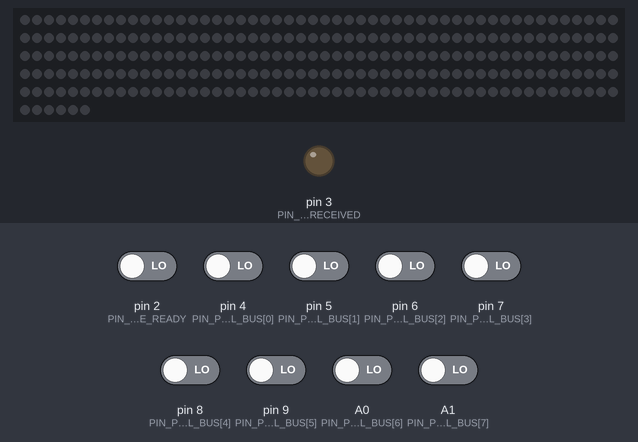
Simulated run of this sketch. Board: Arduino Uno, built with avr-gcc and run on an emulated ATmega328P. Shown: 256 RGB LEDs in strip order, left to right, continuing on the next row, output pins drawn as LEDs (lit = HIGH). The test bench sets the inputs (shaded band); at power-on: A0 (PIN_PARALLEL_BUS[6]), A1 (PIN_PARALLEL_BUS[7]), pin 2 (PIN_BYTE_READY), pin 4 (PIN_PARALLEL_BUS[0]), pin 5 (PIN_PARALLEL_BUS[1]), pin 6 (PIN_PARALLEL_BUS[2]), pin 7 (PIN_PARALLEL_BUS[3]), pin 8 (PIN_PARALLEL_BUS[4]), pin 9 (PIN_PARALLEL_BUS[5]) LOW.

Above: at 1.2 s.
1.3 s: pin 2 (PIN_BYTE_READY) driven HIGH
At 1.7 s:
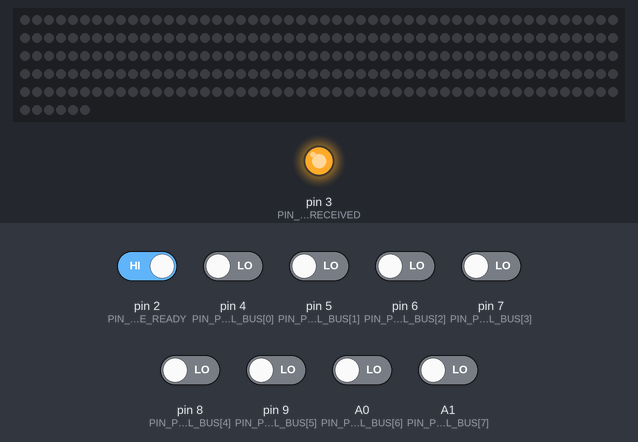
2.8 s: pin 2 (PIN_BYTE_READY) driven LOW
At 4.0 s:
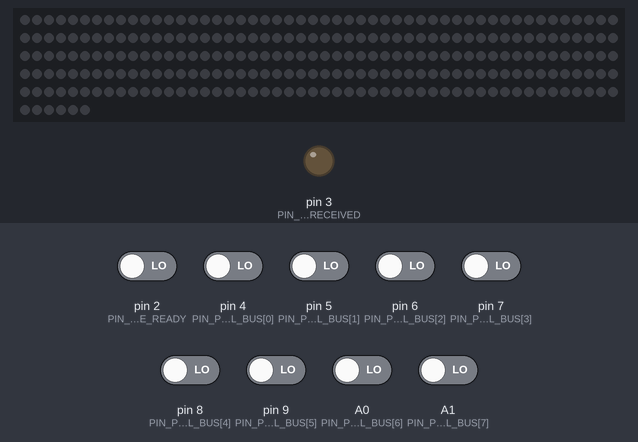
Timing chart, 0 to 5.8 s (numbered marks = the images above; inputs shaded):
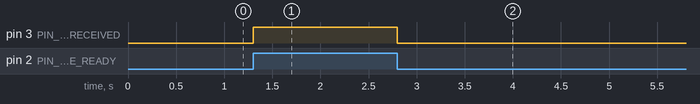

The sketch:

LEDController.ino
```cpp
#include <Adafruit_NeoPixel.h>
#include "LED_Constants.h"
#include "PB_Worker.h"

Adafruit_NeoPixel strip = Adafruit_NeoPixel(PANEL_NUM_PIXELS, PANEL_PIN, NEO_GRB + NEO_KHZ800);
PB_Worker pb_worker = PB_Worker();


// since LED matrix is wired in a zigzag, this function converts coordinates into absolute position on strip
byte getIndex(byte x, byte y);


// called once when Arduino turns on
void setup() {
  strip.begin();
  strip.setBrightness(255); // 0 to 255, 255 full brightness
  strip.show();
}


// called over and over again
void loop() {
  if (pb_worker.byteAvailable()) {
    pb_worker.readByte();

    if (pb_worker.hasBytes(PB_NUM_DATA_LENGTH)) {
      // done with 4-byte chunk

      switch (pb_worker.command()) {
        case CMD_ADD_COLOR:
          strip.setPixelColor(getIndex(pb_worker.ledPosX(false),
                                pb_worker.ledPosY(false)),
                                pb_worker.r(),
                                pb_worker.g(),
                                pb_worker.b());
          if (pb_worker.ledPosX(true) >= PANEL_WIDTH - 1) {
            pb_worker.ledPosY(true); // increment y-pos at the end of a row
          }
          break;

        case CMD_SHOW:
          strip.show();
          pb_worker.reset();
          break;

        case CMD_FILL_SCREEN:
          for (int i = 0; i < PANEL_NUM_PIXELS; i++) {
            strip.setPixelColor(i, pb_worker.r(), pb_worker.g(), pb_worker.b());
          }
          break;

        case CMD_CLEAR:
          strip.clear();
          pb_worker.reset();
          break;

        default:
          break;
      }
    }
  }
}

// This function takes a coordinate (x,y) and maps it to the corresponding position on the matrix LED string
byte getIndex(byte x, byte y) {
  byte index;

  if (y == 0) {
    index = 15 - x;
  } else if (y % 2 != 0) {
    index = y * 16 + x;
  } else {
    index = (y * 16 + 15) - x;
  }

  return index;
}
```

LED_Constants.h
```cpp
#ifndef LED_CONSTANTS_H
#define LED_CONSTANTS_H

#include <Arduino.h> // needed for using A0 and A1

// Arduino/Arduino communication pins definitions
static const int PB_NUM_DATA_PINS = 8;
static const int PB_NUM_DATA_LENGTH = 4;

static const int PIN_PARALLEL_BUS[PB_NUM_DATA_PINS] = {4,5,6,7,8,9,A0,A1};
static const int PIN_BYTE_READY = 2;
static const int PIN_BYTE_RECEIVED = 3;

// Arduino/Arduino communication commands
static const int CMD_ADD_COLOR = 0;
static const int CMD_SHOW = 1;
static const int CMD_FILL_SCREEN = 2;
static const int CMD_CLEAR = 255;

// NeoPixel constants
static const int PANEL_PIN = 10;
static const int PANEL_NUM_PIXELS = 256;
static const int PANEL_WIDTH = 16;

#endif;
```

PB_Worker.cpp
```cpp
#include "PB_Worker.h"

// Constructor that sets pin modes for parallel bus
PB_Worker::PB_Worker() {
  // Arduino/Arduino communication pins setup
  for (int i = 0; i < PB_NUM_DATA_PINS; i++) pinMode(PIN_PARALLEL_BUS[i], INPUT);
  pinMode(PIN_BYTE_READY, INPUT);
  pinMode(PIN_BYTE_RECEIVED, OUTPUT);

  digitalWrite(PIN_BYTE_RECEIVED, LOW);

  reset();
}

// Method that sets member variables to original state
void PB_Worker::reset() {
  m_ledPosX = 0;
  m_ledPosY = 0;
  for (int i = 0; i < PB_NUM_DATA_LENGTH; i++) m_data[i] = 0;
  m_dataIndex = 0;
}

// Method that reads one byte from PB_Master
// Uses eight, one bit pins for data transfer and two pins for transfer status
void PB_Worker::readByte() {
  byte inData = 0;

  for (int i = 0; i < PB_NUM_DATA_PINS; i++) {
    if (digitalRead(PIN_PARALLEL_BUS[i]) == HIGH) {
      inData += (1 << i);
    }
  }

  digitalWrite(PIN_BYTE_RECEIVED, HIGH);
  while (digitalRead(PIN_BYTE_READY) != LOW); // wait for SD Controller ACK
  digitalWrite(PIN_BYTE_RECEIVED, LOW);

  m_data[m_dataIndex++] = inData;
}
```

PB_Worker.h
```cpp
#ifndef PB_WORKER_H
#define PB_WORKER_H

#include "LED_Constants.h"

// Class that listens to a PB_Master and reads data
class PB_Worker {

private:
  byte m_ledPosX; // current X position of incoming data
  byte m_ledPosY; // current Y position of incoming data
  byte m_data[PB_NUM_DATA_LENGTH]; // incoming data buffer
  byte m_dataIndex; // current data index (range is 0-3)

public:
  PB_Worker();
  ~PB_Worker() {}

  // Method that resets PB_Worker member variables
  void reset();

  // Method that returns true if PB_Master sent a byte
  bool byteAvailable() { return (digitalRead(PIN_BYTE_READY) == HIGH); }

  // Method that reads the incoming byte from PB_Master into class
  void readByte();

  // Method that resets m_dataIndex if class has received the wanted number of bytes
  bool hasBytes(int num) {
    if (m_dataIndex >= num) {
      m_dataIndex = 0;
      return true;
    } else {
      return false;
    }
  }

  // Method that returns ledPosX and optionally increments member variable
  byte ledPosX(bool increment) {
    if (increment) {
      if (m_ledPosX >= 15) {
        m_ledPosX = 0;
        return 15;
      } else {
        return m_ledPosX++;
      }
    } else {
      return m_ledPosX;
    }
  }

  // Method that returns ledPosY and optionally increments member variable
  byte ledPosY(bool increment) {
    if (increment) {
      if (m_ledPosY >= 15) {
        m_ledPosY = 0;
        return 15;
      } else {
        return m_ledPosY++;
      }
    } else {
      return m_ledPosY;
    }
  }

  // Methods that return parts of data buffer
  byte command() { return m_data[0]; }
  byte r() { return m_data[1]; }
  byte g() { return m_data[2]; }
  byte b() { return m_data[3]; }
};

#endif
```

Measured:
- after the input at 1.3 s, pin 3 (PIN_BYTE_RECEIVED): LOW → HIGH at once
- after the input at 2.8 s, pin 3 (PIN_BYTE_RECEIVED): HIGH → LOW at once
